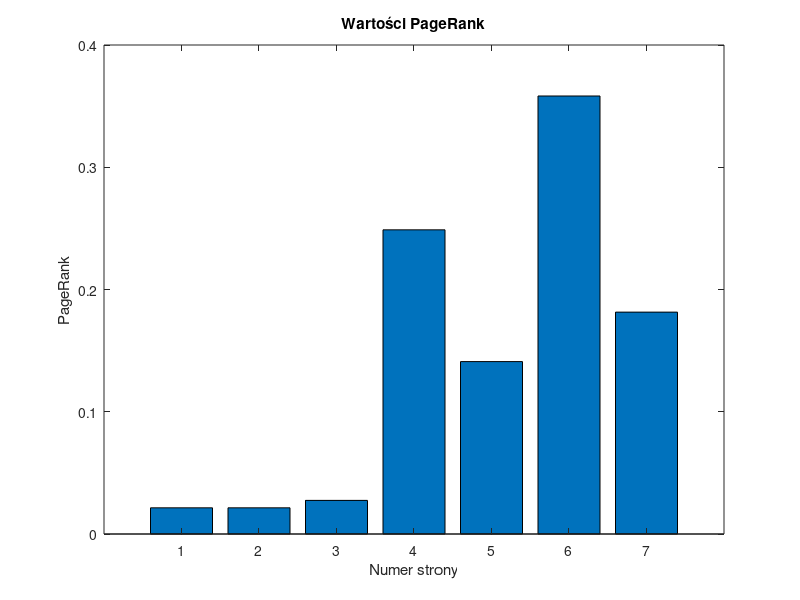

Write MATLAB code to recreate this figure.
function [Edges, I, B, A, b, r] = page_rank()
    % Definicja macierzy krawędzi (macierz gęsta)
    Edges = [1, 1, 2, 2, 2, 3, 3, 3, 4, 4, 5, 5, 6, 6, 7;
             4, 6, 3, 4, 5, 5, 6, 7, 5, 6, 4, 6, 4, 7, 6];


    % Liczba stron (węzłów)
    N = max(Edges(:));

    % Macierz jednostkowa (rzadka)
    I = speye(N);

    % Macierz sąsiedztwa (rzadka) - B(i,j) = 1 jeśli j->i
    B = sparse(Edges(2,:), Edges(1,:), 1, N, N);

    % Wektor liczby odnośników wychodzących z każdej strony
    L = sum(B, 1);

    % Macierz diagonalna (rzadka)
    A = spdiags(1 ./ L', 0, N, N);

    % Współczynnik tłumienia
    d = 0.85;

    % Wektor prawych stron równania (macierz gęsta)
    b = ((1 - d) / N) * ones(N, 1);

    % Rozwiązanie układu równań (gęsta macierz wynikowa)
    r = (I - d * B * A) \ b;

    % Rysowanie wykresu
    figure(1); % Upewniamy się, że używane jest jedno okno
    clf; % Czyścimy okno przed generowaniem wykresu
    bar(r);
    title('Wartości PageRank');
    xlabel('Numer strony');
    ylabel('PageRank');

end
